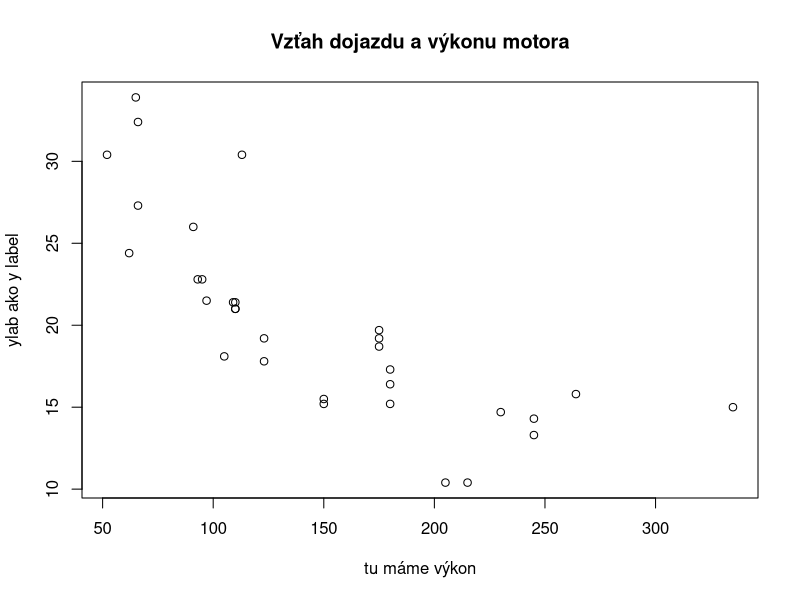
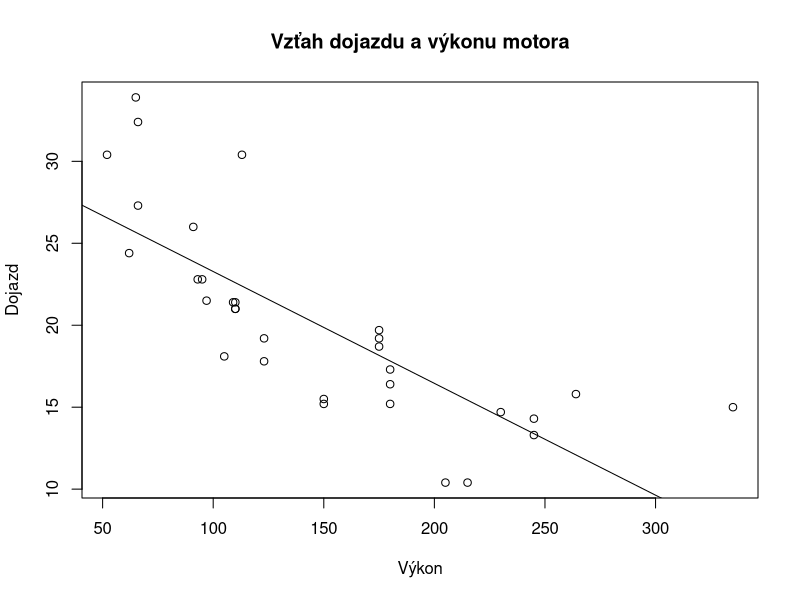
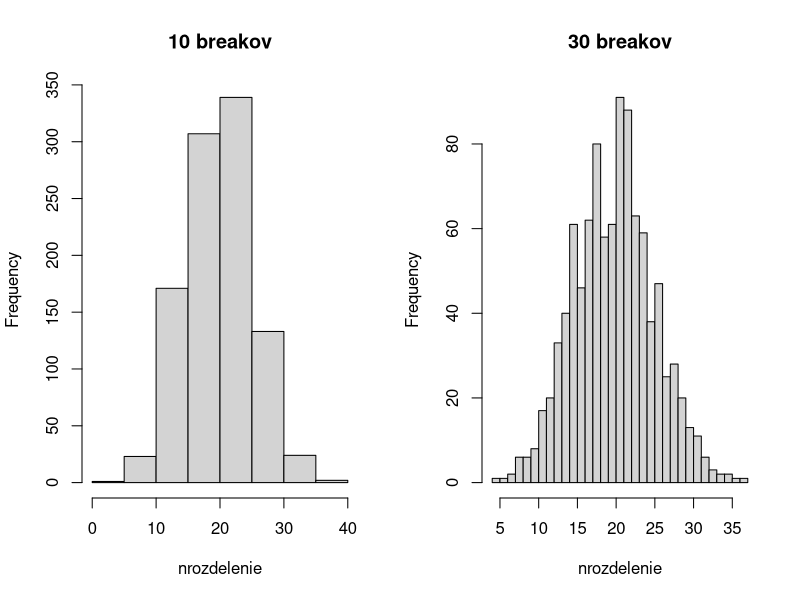
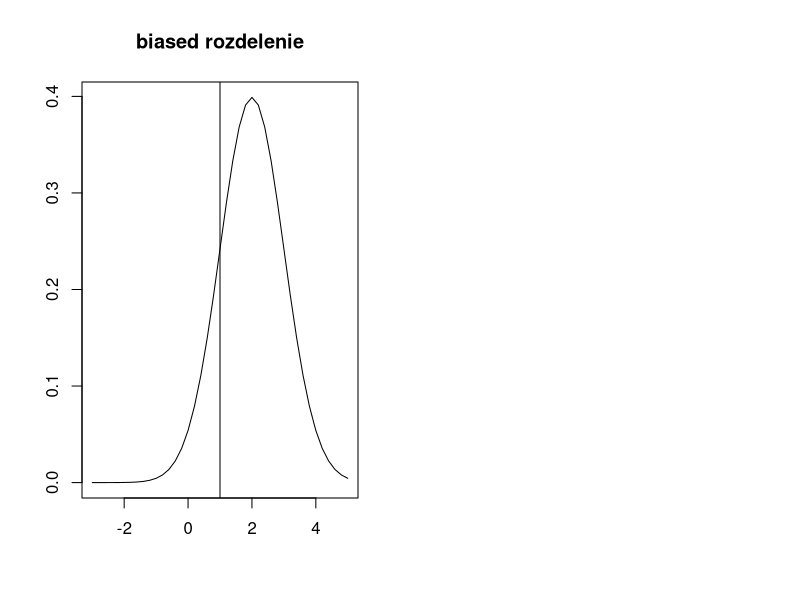

Source code (R) for these figures, in order:
## ---- chunk 1
library(knitr)
opts_chunk$set(echo = TRUE)
## ---- chunk 2
5 + 5
5 - 5
5 * 5
5 / 5
5^2
## ---- chunk 3
# zobrazí zvyšok z delenia

5 %% 2
## ---- chunk 4
mean(2, 4, 6)
abs(-5)
sqrt(8)
## ---- chunk 5
# Priradíme teda objektu "a" výsledok "2 + 2".

a <- 2 + 2

# Po napísaní názvu objektu do konzoly nám konzola ukáže už len výsledok.

a

# Nové priradenie hodnoty starému objektu prepíše starú hodnotu.

a <- 5 + 5

a
## ---- chunk 6
a^2
## ---- chunk 7
# Objektu "a" priradíme súbor číselných hodnôt a vytvoríme z neho vektor.

a <- c(5, 1, 4, 2, 3)

a

## ---- chunk 8
b <- c(5, 9, 6, 8, 7)
a + b
min(a)
sort(a)
sum(a)
## ---- chunk 9
# sample(), seq() a rep()
## ---- chunk 10
# Ako prvé potrebujeme zadať "x", teda vektor hodnôt, z ktorých chceme vyberať.
# Pre nás to budú hodnoty medzi 160 až 190, ktoré navolíme ako 160:190.

# 160:190 jednoducho vypíše hodnoty zaradom od 160 do 190. A sample() z nich náhodne vyberie
# nami určený počet hodnôt.


# "size" je počet hodnôt, aký ma funkcia vybrať.

# "replace", či môže vybrať jednu hodnotu viackrát, alebo ju má vylúčiť.

# "prob" použijeme, ak chceme priradiť istým hodnotám inú váhu.

vyska <- sample(x = 160:190, size = 10, replace = TRUE)

print(vyska)
## ---- chunk 11
seq(from = 2, to = 12, by = 0.5)
## ---- chunk 12
# Zadáme "od", "do" a koľko časí má vektor mať.

seq(from = 4, to = 10, length = 4) 

seq(from = 4, to = 10, length = 8)

# Alternatívou je zadať "od", "po", a rozdeliť to po požadovaných kúskoch
# na požadovanú dĺžku.

seq(from = 4, by = 0.5, length = 25)
## ---- chunk 13
rep(x = 1, times = 10)

rep(x = c(1, 2, 3), times = 3)
## ---- chunk 14
# Vytvorme si obyčajný číselný vektor.

obycajny_vektor <- c(1:10)

obycajny_vektor

# Za použitia indexovania môžeme vybrať akúkoľvek hodnotu. Chceme vybrať prvú.

obycajny_vektor[1]

# Alebo súbor hodnôt. Vyberieme prvú a poslednú hodnotu.

obycajny_vektor[c(1, 10)]
## ---- chunk 15
# Indexovaním môžeme aj odobrať hodnotu. Napr., ak chceme všetky okrem poslednej:

obycajny_vektor[-10]
## ---- chunk 16
# Pre vytvorenie vektora obsahujúceho textové reťazce, musí byť obsah ohraničený
# úvodzovkami "".

vector_characters <- c("c", "musíme", "používať", "stále", "ak", "chceme",
                       "viac", "hodnôt")

vector_characters

## ---- chunk 17


nazvy <- c("prvy", "druhy", "treti")
cisla <- c(1, 2, 3)

# Použijeme na to funkciu names()

names(cisla) <- nazvy

# Ak sa teraz pozrieme na vektor "cisla", uvidíme, že sme číslam priradili názvy.
# Na vypísanie výsledku môžeme použíť aj funkciu print().

print(cisla)

## ---- chunk 18
names(cisla) <- c("adin", "dos", "tres")

print(cisla)
## ---- chunk 19
# Logické operátory, inak známe ako Booleovské operátory, nám ako výsledok
# poskytnú výstup v podobe TRUE alebo FALSE.
# ! Pre overenie rovnosti použijeme "==".

vektor <-  5

vektor == 5

vektor == 6
## ---- chunk 20
# Vektor výšky ľudí, ktorý sme si skôr vytvorili.

vyska <- sample(x = 160:190, size = 10, replace = TRUE)

# Použitie logického operátora na zistenie, kto má viac ako 170cm. 

viac_ako_170 <- vyska > 170

# Výsledky však nebudú číselnými hodnotami, ale hodnotami booleovského typu.

print(viac_ako_170)

# To nám však nebráni zužiťkovať to pomocou funkcie "sum()" a zistiť počet 
# vyhovujúcich hodnôt. Zráta to všetky TRUE hodnoty.

sum(viac_ako_170)

# Čo dokážeme pomocou indexovania pretvoriť na číselné hodnoty.

vyska_v_cm <- vyska[vyska > 170]

print(vyska_v_cm)


## ---- chunk 21
# Pri funkcií matrix() zadáme vektor, a argumenty v podobe počtu riadkov, stĺpcov,
# a či má byť vektor usporiadaný po riadkoch alebo nie po riadkoch.

vektor <- c(1, 2, 3, 4, 5, 6, 7, 8, 9)

# Vytvoríme si štvorcovú maticu 3x3

matica1 <- matrix(vektor, nrow = 3, ncol = 3, byrow = TRUE)

matica1
## ---- chunk 22
# Zmeníme usporiadanie na FALSE, takže bude matica usporiadaná po stĺpcoch.

matica2 <- matrix(vektor, nrow = 3, ncol = 3, byrow = FALSE)

matica2
## ---- chunk 23
# Potrebujeme si vytvoriť vektory, ktoré budeme chcieť zlepiť.
# Vektor c(1:3) bude taký istý ako c(1, 2, 3).

vektor1 <- c(1:3)
vektor2 <- c(4, 5, 6)
vektor3 <- c(7, 8, 9)

# Zviazanie po riadkoch.

matica_riadky <- rbind(vektor1, vektor2, vektor3)

matica_riadky

## ---- chunk 24
matica_stlpce <- cbind(vektor1, vektor2, vektor3)

matica_stlpce
## ---- chunk 25
# Budeme pracovať s vyššie vytvorenou maticou "matica_riadky".

matica_riadky[1, 3] # jeden prvok, prvý riadok, tretí stĺpec
## ---- chunk 26
matica_riadky[1, ] # celý prvý riadok
## ---- chunk 27
matica_riadky[ , 1] # celý prvý stĺpec
## ---- chunk 28
matica_riadky * 5
## ---- chunk 29
matica_riadky %*% matica_stlpce
## ---- chunk 30
matica_riadky + matica_stlpce
## ---- chunk 31
matica_riadky

t(matica_riadky)
## ---- chunk 32
# Predpokladajme, že pracujeme so štvorcovou maticou.
# Ak by ste mali overiť, či sú vektory lineárne nezávislé,
# všetky ich spojíme do matice, a vyrátame rank matice. Ak bude rank
# rovný počtu vektorov, vektory sú navzájom  lineárne nezávislé.

vektor1 <- c(2, 3, 1, 9)
vektor2 <- c(1, 0, 3, 4)
vektor3 <- c(2, 9, 0, 3)
vektor4 <- c(4, 7, 2, 4)

matica <- rbind(vektor1, vektor2, vektor3, vektor4)


# Operátor "$" dokáže extrahovať konkrétnu hodnotu, ktorú chceme extrahovať. Skúste použiť
# príkaz "qr(matica)", ktorý nám vyráta ešte pár ďalších vecí. Nás však zaujíma iba rank.

qr(matica)$rank # vyrátame hodnosť matice
## ---- chunk 33
# Vidíme, že rank je rovný počtu riadkov/stĺpcov, teda naše vektory sú lineárne nezávislé.
## ---- chunk 34
# Pre načítanie datasetu do objektu použijeme trocha nezvyčajný prístup, kde:
# datasets predstavuje názov balíku, a "mtcars" dataset, ktorý chceme sprístupniť.
# Pomocou "::" sprístupníme konkrétny objekt z balíka.

data <- datasets::mtcars

# Ak by sme datasetu nechceli priradiť vlastný názov, ale ponechať originálny:

data("mtcars")

# Funkcia bude fungovať aj bez úvodzoviek.
## ---- chunk 35
# Predpokladajme, že máme načítaný dataset "mtcars".
# Pomocou funkcie "head()" si načítame prvých 6 riadkov.
# Alternatíva je "tail()" (ako chvost), pre vypísanie posledných 6 riadkov.

head(data)

# Vidíme, že je to súbor aút, s rôznymi parametrami.
# My sa budeme snažiť vysvetliť vplyv "hp" (horsepower, konské sily), 
# na "mph" (miles per galon, čiže koľko kilometrov má auto dojazd).
## ---- chunk 36
# Plotneme si dáta, ktoré dáme do regresie, čiže "mpg" a "hp".

plot(x = data$hp, y = data$mpg, ylab = "ylab ako y label", xlab = "tu máme výkon",
     main = "Vzťah dojazdu a výkonu motora")

## ---- chunk 37
# Chceme zistiť dopad "hp" na "mpg".
# Použijeme funkciu "lm()", ako linear model.
# Na konci musíme ako argument uviesť dáta, ktoré použijeme.

model <- lm(mpg ~ hp, data = data)

# Alternatívne môžeme model napísať pomocou extrakcie takto.
# Preferujem tento postup.

model <- lm(data$mpg ~ data$hp)

# Dostaneme dva koeficienty. Jeden pre intercept Beta0 a druhý pre Beta1 ako "hp".

model

# Intercept sa väčšinou neinterpretuje, slúži len pre určenie počiatočnej hodnoty.
# Ak by sme koeficient interpretovali, mohli by sme povedať, že auto s nula koňmi
# prejde 30 míľ na galón. Koeficient B1 by sme interpretovali ako:
# "každá extra konská sila, zníži dojazd o -0.068 míle". 
## ---- chunk 38
# Znova si plotneme dáta.

plot(x = data$hp, y = data$mpg, ylab = "Dojazd", xlab = "Výkon",
     main = "Vzťah dojazdu a výkonu motora")

# A pomocou funkcie "abline()" napasujeme do grafu priamku modelu.
# Abline ako priamka z bodu A do bodu B.

abline(model) 
## ---- chunk 39
# Pripomeňme si hodnoty nášho modelu.

model

# Na poradí pri kovariancii nezáleží.

kovar <- cov(data$mpg, data$hp)

rozptyl <- var(data$hp)

beta1 <- kovar/rozptyl

print(beta1)

# Oba parametre majú hodnotu -0.068 a rovnajú sa.
# Skúsme B0.

ybar <- mean(data$mpg)
xbar <- mean(data$hp)

beta0 <- ybar - (beta1 * xbar)

print(beta0)

# Sedí. :)

## ---- chunk 40
# Zostrojme si pre ilustráciu normálne rozdelenie.
# Môžeme pôžiť dnorm(), pre vyrátanie krásneho normálneho rozdelenia, ktorému
# by sme zadali vlastné hodnoty, my však použijeme rnorm(), pre vygenerovanie
# n hodnôt z normálneho rozdelenia.

nrozdelenie <-  rnorm(n = 1000, mean = 20, sd = 5)

# Použijeme hist() namiesto plot(). Funkcia plot() by defaultne použila scatterplot.
# Argument "breaks" určí, na koľko častí rozlámeme náš histogram.
# Viacej častí nám umožní krajšie vystihnúť normálne rozdelenie.
# Funkciou par() si zobrazíme dva grafy vedľa seba a ukážeme rozdiel.

par(mfrow=c(1, 2)) 

# Všimnime si, že sú centrované okolo priemeru, ktorý sme zadali ako 20.

hist(nrozdelenie, breaks = 10, main = "10 breakov")

hist(nrozdelenie, breaks = 30, main = "30 breakov")

# Pre navrátenie zobrazenia grafov na jeden, použijeme "par(mfrow=c(1, 1))".
## ---- chunk 41
# Ukážme si, čo to biased vlastné znamená. Použijeme na to dnorm().
# dnorm() nám vyberie konkrétny bod z rozdelenia, preto je potrebné mu zadať
# vektor.

x <- seq(from = -3, to = 5, by = 0.2)

# type = "l" ako "line", čiara.
# Povedzme, že populačný priemer mí, je 1.
# Zaznačíme si ho v grafe pomocou abline(), použijeme arugment "v" ako vertical.


plot(x = x, y = dnorm(x, mean = 2, sd = 1), type = "l",
     main = "biased rozdelenie", ylab = "", xlab = "")

abline(v = 1)


## ---- chunk 42
# Na výpis všetkých vlastností modelu použijeme summary().

summary(model)

# Vidíme tam nejaké vlastnosti reziduí, odhadnuté koeficienty, a v tretej
# časti taktiež podstatné veci ako R^2, či F-test.
# Teraz nás však zaujíma časť s koeficientmi.

summary(model)$coefficients
## ---- chunk 43
summary(model)$coefficients

# Vydeľme koeficient "estimate", číslom "Std. Error" (SE),
# a pozrime sa, či nám výjde t-štatistika.

nase_t <- summary(model)$coefficients[1, 1] / summary(model)$coefficients[1, 2]

nase_t
## ---- chunk 44

# V našom prípade boli p-hodnoty 6.642736e-18, čo je veľmi malé číslo,
# 18 núl pred šestkou. Dávajte pozor, keby tam bolo e+18, tak je to obrovské
# číslo. :D Väčšinou sú malé p-hodnoty označené tromi hviezdičkami.

summary(model)$coefficients
## ---- chunk 45
# V R-ku konfidnčný interval odhadneme pomocou confint().
# Ukážeme si neskôr aj robustnú alternatívu. Zatiaľ pracujeme len s basic
# balíkmi v R.

confint(model)
